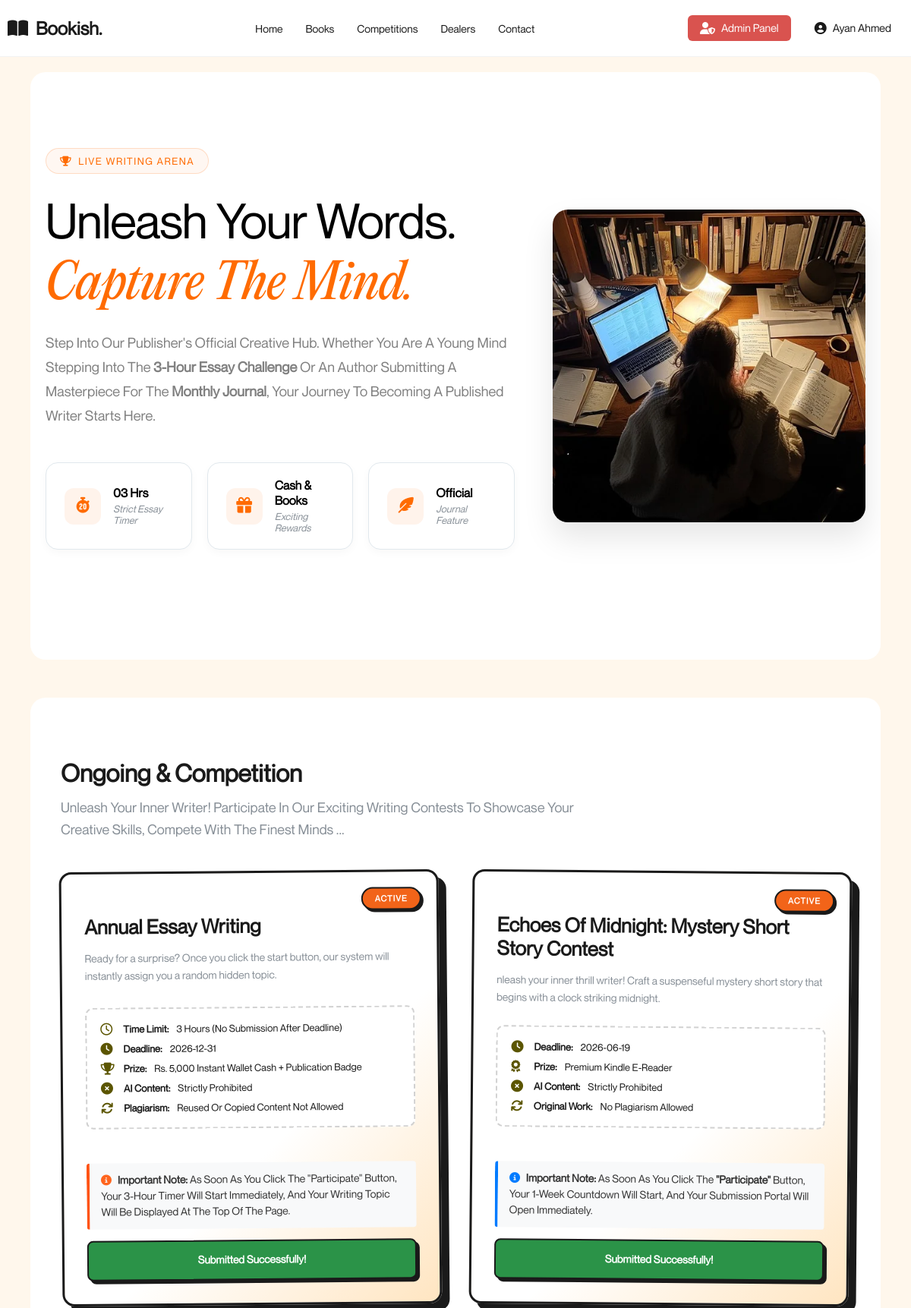
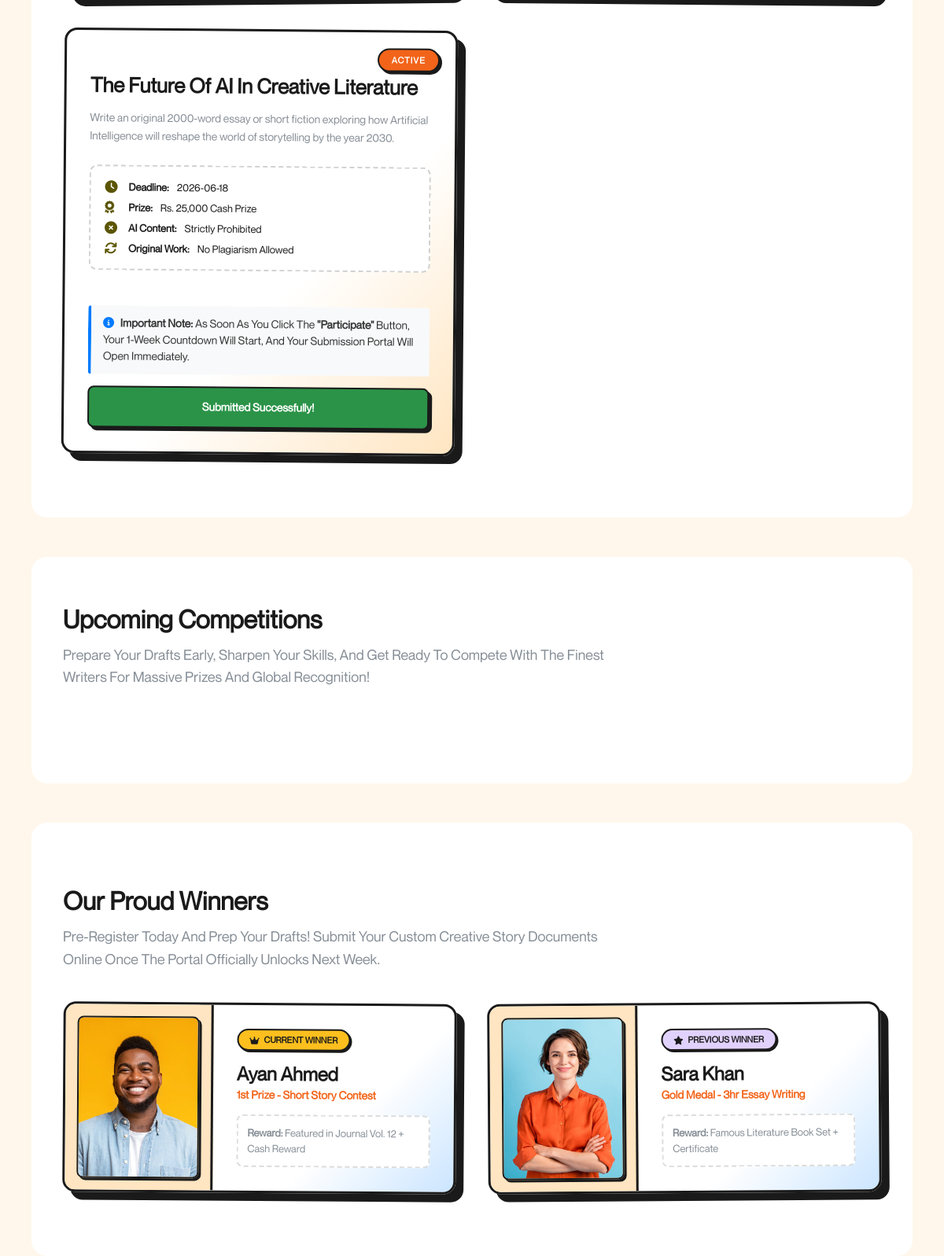
Screenshot of /competitions.php (signed in) with the database file from the repository (2 pictures, top to bottom).
### tables this page shows
CREATE TABLE `competitions` (
  `id` int(11) NOT NULL,
  `title` varchar(255) NOT NULL,
  `description` text NOT NULL,
  `reward` varchar(255) NOT NULL,
  `deadline` date NOT NULL,
  `status` enum('active','upcoming') NOT NULL DEFAULT 'upcoming',
  `created_at` timestamp NOT NULL DEFAULT current_timestamp()
);

### competitions.php (the view, shortened to what this page needs)
<?php
include('auth.php');
$user_name = $_SESSION['name'] ?? '';
$user_id = $_SESSION['user_id'] ?? '';
$already_submitted = false;
if (!empty($user_name) && !empty($user_id)) {
    $safe_user_id = mysqli_real_escape_string($conn, $user_id);
    $check_essay = "SELECT id FROM submissions WHERE user_id = '$safe_user_id' AND competition_type = 'essay'";
    $essay_result = mysqli_query($conn, $check_essay);
    if (mysqli_num_rows($essay_result) > 0) {
        $already_submitted = true;
    }
}
?>
<!DOCTYPE html>
<html lang="en">
<head>
    <link rel="stylesheet" href="css/style.css">
    <link rel="stylesheet" href="https://cdnjs.cloudflare.com/ajax/libs/font-awesome/6.4.0/css/all.min.css">
</head>
<body>
    <?php include 'navbar.php'; ?>
    <div class="app-container">
        <section class="premium-hero">
            <div class="hero-grid">
                <div class="hero-wrapper">
                    <div class="badge-container">
                        <span class="hero-badge">
                            <i class="fa-solid fa-trophy"></i> Live Writing Arena
                        </span>
                    </div>
                    <h1>Unleash Your Words.<br><span class="gradient-text">Capture The Mind.</span></h1>
                    <p class="hero-subtitle">
                        Step into our publisher's official creative hub. Whether you are a young mind stepping into the <strong>3-Hour Essay Challenge</strong> or an author submitting a masterpiece for the <strong>Monthly Journal</strong>, your journey to becoming a published writer starts here.
                    </p>
                    <div class="hero-stats">
                        <div class="stat-item">
                            <div class="stat-icon-wrap"><i class="fa-solid fa-stopwatch-20"></i></div>
                            <div class="stat-info-wrap">
                                <span class="stat-num">03 Hrs</span>
                                <span class="stat-label">Strict Essay Timer</span>
                            </div>
                        </div>
                        <div class="stat-item">
                            <div class="stat-icon-wrap"><i class="fa-solid fa-gift"></i></div>
                            <div class="stat-info-wrap">
                                <span class="stat-num">Cash & Books</span>
                                <span class="stat-label">Exciting Rewards</span>
                            </div>
                        </div>
                        <div class="stat-item">
                            <div class="stat-icon-wrap"><i class="fa-solid fa-feather-pointed"></i></div>
                            <div class="stat-info-wrap">
                                <span class="stat-num">Official</span>
                                <span class="stat-label">Journal Feature</span>
                            </div>
                        </div>
                    </div>
                </div>
                <div class="hero-img-wrap">
                    <img src="images/comp.webp" alt="Creative Arena Illustration">
                </div>
            </div>
        </section>
        <section class="competition-section">
            <div class="section-container">
                <h2 class="section-title">Ongoing &amp; Competition</h2>
                <p class="section-subtitle">Unleash your inner writer! Participate in our exciting writing contests to showcase your creative skills, compete with the finest minds ...
                </p>
                <div class="comp-grid">
                    <?php
                    $static_query = "SELECT * FROM competitions WHERE id = 1";
                    $static_result = mysqli_query($conn, $static_query);
                    $static_row = mysqli_fetch_assoc($static_result);
                    ?>
                    <div class="comp-card dynamic-tilt-left">
                        <div class="comp-badge status-active"><?php echo $static_row['status']; ?></div>
                        <div class="comp-content">
                            <h3>Annual Essay Writing</h3>
                            <p class="comp-desc">Ready for a surprise? Once you click the start button, our system will instantly assign you a random hidden topic.</p>
                            <div class="comp-meta">
                                <span><i class="fa-regular fa-clock"></i> <strong>Time Limit:</strong> 3 Hours (No submission after deadline)</span>
                                <span><i class="fa-solid fa-clock"></i> <strong>Deadline:</strong><?php echo $static_row['deadline']; ?></span>
                                <span><i class="fa-solid fa-trophy"></i> <strong>Prize:</strong><?php echo $static_row['reward']; ?></span>
                                <span><i class="fa-solid fa-circle-xmark"></i> <strong>AI Content:</strong> Strictly prohibited</span>
                                <span><i class="fa-solid fa-arrows-rotate"></i> <strong>Plagiarism:</strong> Reused or copied content not allowed</span>
                            </div>
                            <div class="comp-instructions" style="background-color: #f8f9fa; border-left: 4px solid #ff5314; padding: 12px 15px; margin: 15px 0; border-radius: 4px; font-size: 14px; color: #333; line-height: 1.5;">
                                <p style="margin: 0;">
                                    <i class="fa-solid fa-circle-info" style="color: #ff651e; margin-right: 5px;"></i>
                                    <strong>Important Note:</strong> As soon as you click the "Participate" button, your 3-hour timer will start immediately, and your writing topic will be displayed at the top of the page.
                                </p>
                            </div>
                            <?php if (isset($_SESSION['name'])): ?>
                                <?php if ($already_submitted): ?>
                                    <a href="javascript:void(0)" class="comp-btn"
                                        style="background-color:#2b9348; color:#ffffff; cursor:not-allowed;">
                                        Submitted Successfully!
                                    </a>
                                <?php endif; ?>
                            <?php else: ?>
                                <a href="login.php" class="comp-btn btn-primary">
                                    Login to Participate <i class="fa-solid fa-arrow-right-long"></i>
                                </a>
                            <?php endif; ?>
                        </div>
                    </div>
                    <?php
                    $dynamic_query = "SELECT * FROM competitions WHERE status = 'active' AND id != 1 ORDER BY id DESC";
                    $dynamic_result = mysqli_query($conn, $dynamic_query);
                   while ($row = mysqli_fetch_assoc($dynamic_result)) {
    $comp_id = $row['id'];
    $already_submitted_story = false;
    if (!empty($user_id)) {
        $check_story = "SELECT id FROM submissions WHERE user_id = '$safe_user_id' AND competition_id = '$comp_id'";
        $story_result = mysqli_query($conn, $check_story);
        $already_submitted_story = (mysqli_num_rows($story_result) > 0);
    }
                    ?>
                        <div class="comp-card dynamic-tilt-right">
                            <div class="comp-badge status-active"><?php echo $row['status'] ?></div>
                            <div class="comp-content">
                                <h3><?php echo $row['title'] ?></h3>
                                <p class="comp-desc"><?php echo $row['description'] ?></p>
                                <div class="comp-meta">
                                    <span><i class="fa-solid fa-clock"></i> <strong>Deadline:</strong><?php echo $row['deadline'] ?></span>
                                    <span><i class="fa-solid fa-award"></i> <strong>Prize:</strong><?php echo $row['reward'] ?></span>
                                    <span><i class="fa-solid fa-circle-xmark"></i> <strong>AI Content:</strong> Strictly prohibited</span>
                                    <span><i class="fa-solid fa-arrows-rotate"></i> <strong>Original Work:</strong> No plagiarism allowed</span>
                                </div>
                                <div class="comp-instructions" style="background-color: #f8f9fa; border-left: 4px solid #007bff; padding: 12px 15px; margin: 15px 0; border-radius: 4px; font-size: 14px; color: #333; line-height: 1.5;">
                                    <p style="margin: 0;">
                                        <i class="fa-solid fa-circle-info" style="color: #007bff; margin-right: 5px;"></i>
                                        <strong>Important Note:</strong> As soon as you click the <strong>"Participate"</strong> button, your 1-week countdown will start, and your submission portal will open immediately.
                                    </p>
                                </div>
                                <?php if (isset($_SESSION['name'])): ?>
    <?php if ($already_submitted_story): ?>
        <a href="javascript:void(0)" class="comp-btn"
           style="background-color:#2b9348; color:#ffffff; cursor:not-allowed;">
            Submitted Successfully!
        </a>
    <?php endif; ?>
<?php else: ?>
    <a href="login.php" class="comp-btn btn-primary">
        Login to Participate <i class="fa-solid fa-arrow-right-long"></i>
    </a>
<?php endif; ?>
                            </div>
                        </div>
                    <?php
                    }
                    ?>
                </div>
            </div>
        </section>
        <section class="competition-section upcoming-section" style="padding-top: 0;">
            <div class="section-container">
                <h2 class="section-title">Upcoming Competitions</h2>
                <p class="section-subtitle">Prepare your drafts early, sharpen your skills, and get ready to compete with the finest writers for massive prizes and global recognition!</p>
            </div>
        </section>
        <section class="winners-section">
            <div class="section-container">
                <h2 class="section-title">Our Proud Winners</h2>
                <p class="section-subtitle">Pre-register today and prep your drafts! Submit your custom creative story documents online once the portal officially unlocks next week.
                </p>
                <div class="winners-grid">
                    <div class="winner-card card-tilt-left">
                        <div class="winner-img-container">
                            <img src="images/pr2.webp" alt="Current Competition Winner" class="winner-img">
                        </div>
                        <div class="winner-info">
                            <span class="winner-tag tag-current"><i class="fa-solid fa-crown"></i> Current Winner</span>
                            <h4>Ayan Ahmed</h4>
                            <p class="winner-achievement">1st Prize - Short Story Contest</p>
                            <div class="winner-reward-box">
                                <p class="winner-reward"><strong>Reward:</strong> Featured in Journal Vol. 12 + Cash Reward</p>
                            </div>
                        </div>
                    </div>
                    <div class="winner-card card-tilt-right">
                        <div class="winner-img-container">
                            <img src="images/pr1.webp" alt="Previous Competition Winner" class="winner-img">
                        </div>
                        <div class="winner-info">
                            <span class="winner-tag tag-previous"><i class="fa-solid fa-star"></i> Previous Winner</span>
                            <h4>Sara Khan</h4>
                            <p class="winner-achievement">Gold Medal - 3hr Essay Writing</p>
                            <div class="winner-reward-box">
                                <p class="winner-reward"><strong>Reward:</strong> Famous Literature Book Set + Certificate</p>
                            </div>
                        </div>
                    </div>
                </div>
            </div>
        </section>
    </div>
</body>
</html>

### competitions.php (style rules this page uses)
:root { --primary-orange: #ff6b00; --accent-orange: #e05e00; --pure-black: #000000; --dark-gray: #1f2833; --text-light: #c5c6c7; --text-muted: #868e96; }
.premium-hero { position: relative; background: #ffffff; padding: 100px 20px; overflow: hidden; display: flex; justify-content: center; align-items: center; margin-top: 20px; border-radius: 20px; }
.hero-grid { display: grid; grid-template-columns: 1.2fr 0.8fr; gap: 50px; max-width: 1300px; width: 100%; margin: auto; align-items: center; }
.hero-wrapper { text-align: left; z-index: 2; }
.badge-container { margin-bottom: 25px; }
.hero-badge { background: rgba(255, 107, 0, 0.05); border: 1px solid rgba(255, 107, 0, 0.2); color: var(--primary-orange); padding: 8px 18px; border-radius: 50px; font-size: 13px; font-weight: normal; font-style: normal; letter-spacing: 1.5px; text-transform: uppercase; display: inline-flex; align-items: center; gap: 8px; backdrop-filter: blur(5px); }
.premium-hero h1 { font-size: 4rem; font-weight: lighter; font-style: normal; line-height: 1.2; color: var(--pure-black); letter-spacing: -1px; margin-bottom: 25px; }
.gradient-text { color: var(--primary-orange); font-style: italic; font-weight: lighter; font-family: 'italic'; }
.hero-subtitle { font-size: 1.15rem; color: grey; max-width: 750px; margin: 0 0 45px 0; line-height: 1.75; font-style: normal; }
.hero-img-wrap { width: 100%; display: flex; justify-content: center; align-items: center; }
.hero-img-wrap img { max-width: 100%; height: auto; object-fit: cover; border-radius: 20px; box-shadow: 0 20px 40px rgba(0, 0, 0, 0.1); }
.hero-stats { display: flex; gap: 20px; margin-bottom: 45px; width: 100%; max-width: 750px; }
.stat-item { flex: 1; background: #ffffff; border: 1px solid #e1e8ed; padding: 20px 24px; border-radius: 16px; display: flex; align-items: center; gap: 16px; text-align: left; transition: all 0.3s cubic-bezier(0.4, 0, 0.2, 1); box-shadow: 0 4px 12px rgba(0, 0, 0, 0.03); }
.stat-icon-wrap { width: 48px; height: 48px; border-radius: 12px; background: rgba(255, 107, 0, 0.08); color: var(--primary-orange); display: flex; align-items: center; justify-content: center; font-size: 1.3rem; flex-shrink: 0; transition: background 0.3s ease; }
.stat-info-wrap { display: flex; flex-direction: column; }
.stat-num { font-size: 1rem; font-weight: 700; color: var(--pure-black); line-height: 1.2; }
.stat-label { font-size: 0.8rem; color: var(--text-muted); margin-top: 4px; font-style: italic; }

### rows the page displays
competitions: status "ACTIVE", deadline "2026-12-31", reward "Rs. 5,000 Instant Wallet Cash + Publication Badge"
competitions: status "ACTIVE", title "Echoes Of Midnight: Mystery Short Story Contest", description "nleash your inner thrill writer! Craft a suspenseful mystery short story that begins with a clock striking midnight.", deadline "2026-06-19", reward "Premium Kindle E-Reader"
competitions: status "ACTIVE", title "The Future Of AI In Creative Literature", description "Write an original 2000-word essay or short fiction exploring how Artificial Intelligence will reshape the world of storytelling by the year 2030.", deadline "2026-06-18", reward "Rs. 25,000 Cash Prize"

### other values shown
$_SESSION['name'] "Ayan Ahmed"
